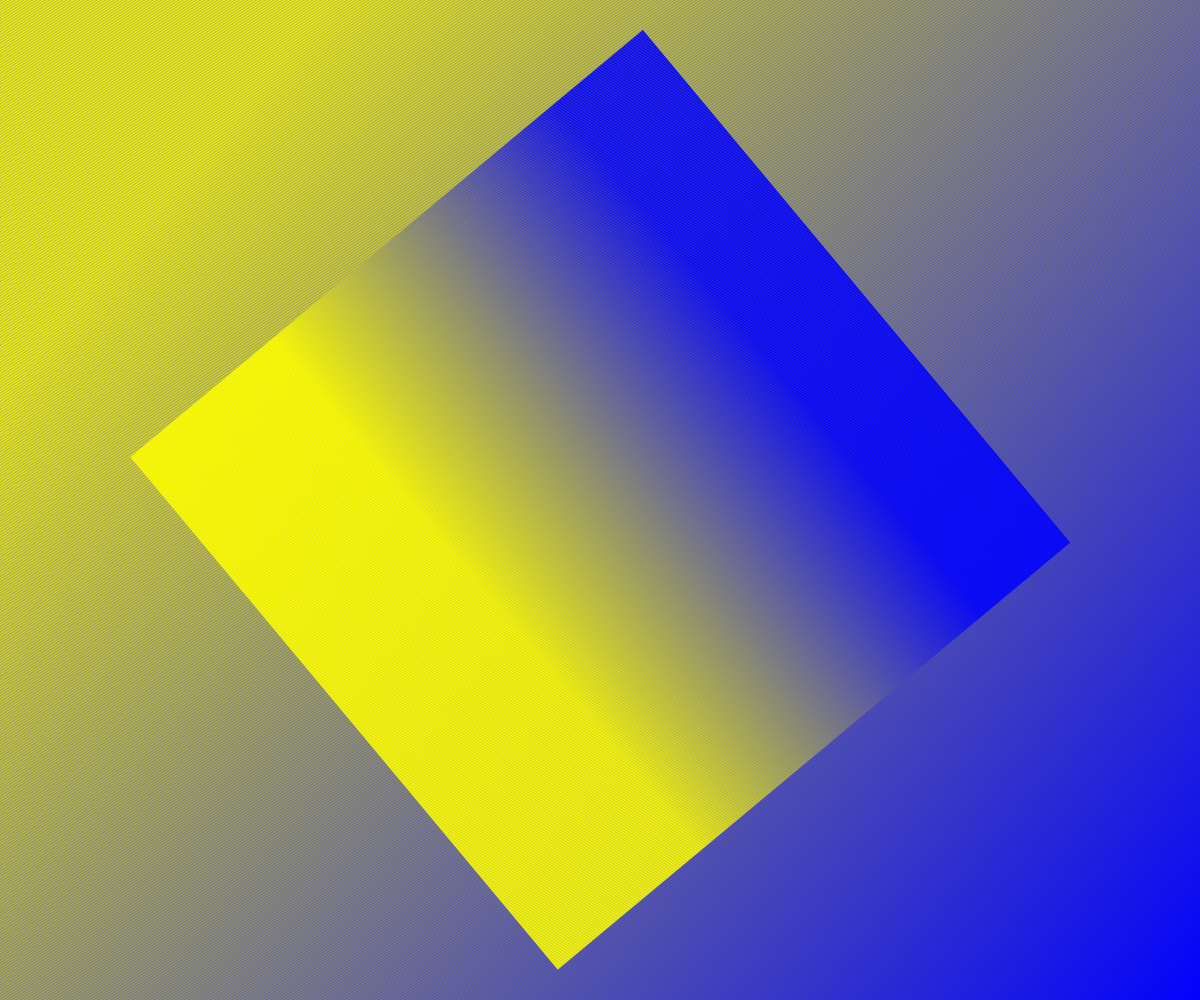
Frame 1 (no input)
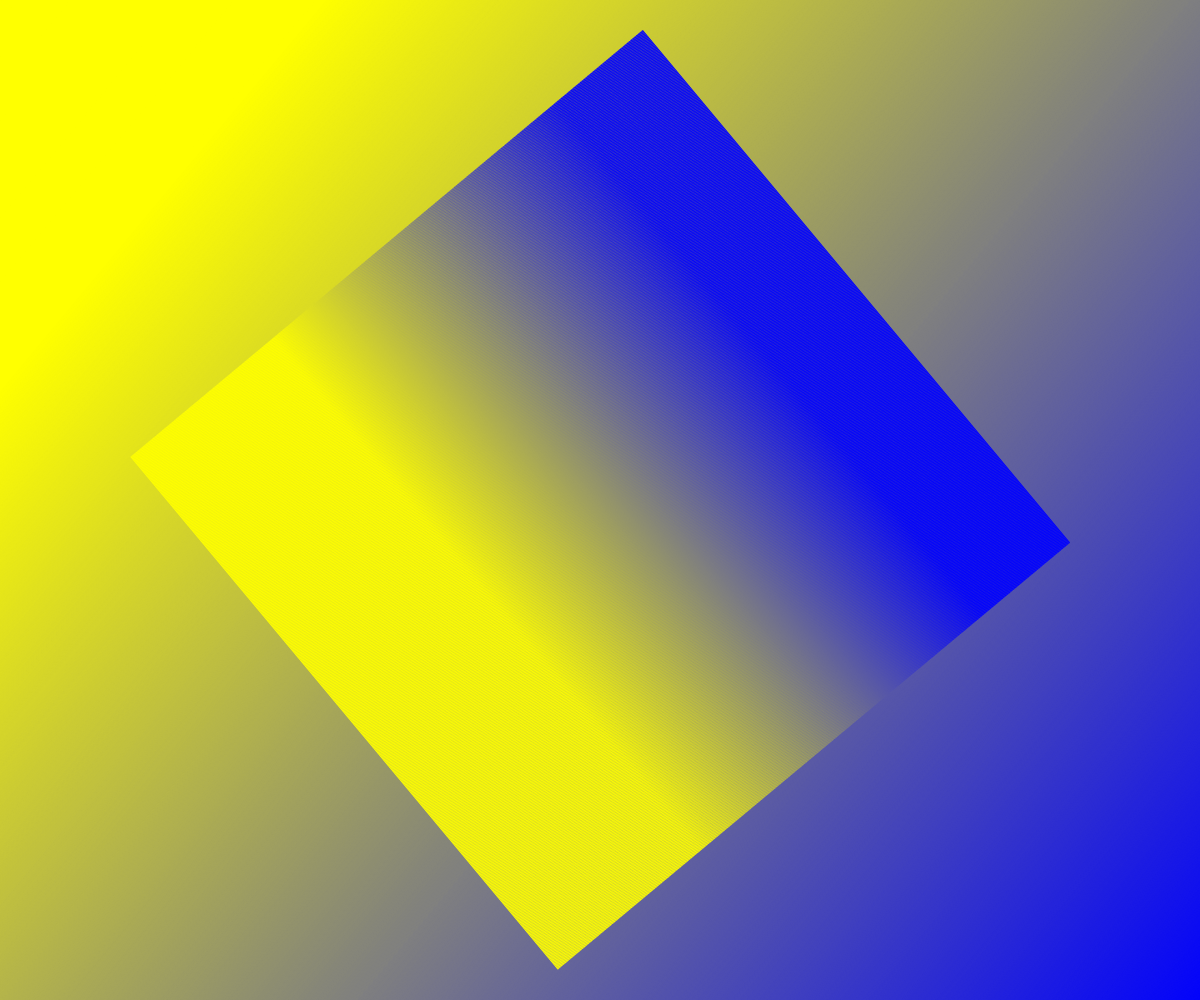
Frame 60 (no input)
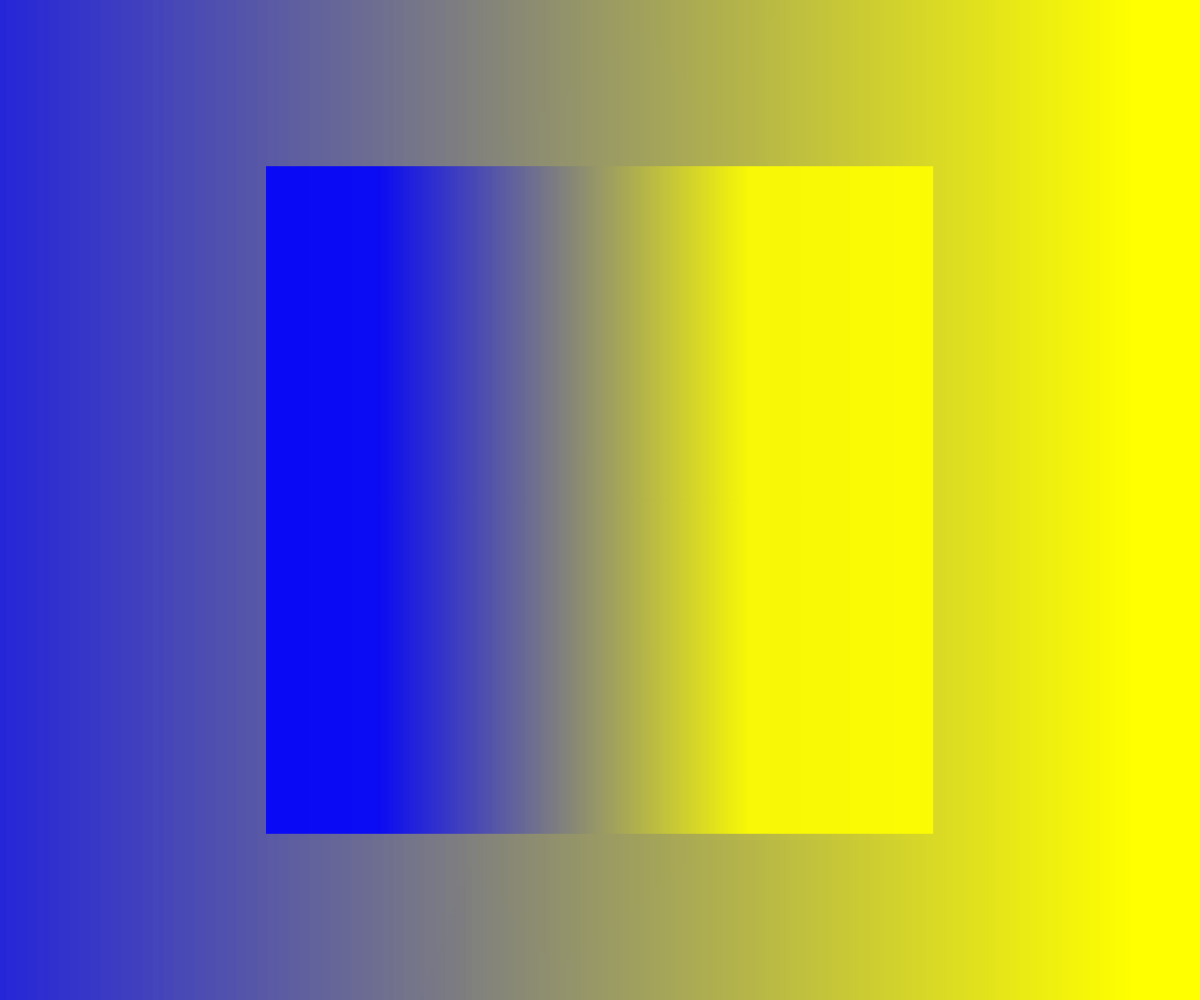
Frame 120 (the mouse pressed at the canvas centre since frame 60)

The p5.js sketch that drew these frames (run headless with seeded random() and noise() and a simulated clock; from frame 60 on, the mouse is pressed at the canvas centre):

// p5.js sketch
// ── sketch.js
var c1, c2;

function setup() {
    createCanvas(windowWidth, windowHeight);
    c1 = color(255, 255, 0);
    c2 = color(0, 0, 255);
    rand = random(0, 1)
    if (rand < 0.5) {
        background(c1)
    } else {
        background(c2)
    }
}

function draw() {
    angleMode(DEGREES);
    var a = atan2(mouseY - windowHeight / 2, mouseX - windowWidth / 2);
    translate(windowWidth / 2, windowHeight / 2);
    push();
    rotate(a);
    setGradient(0 - windowWidth, 0 - windowHeight, 2 * windowWidth, 2 * windowHeight, c2, c1);
    pop();
    push();
    rotate(-a);
    setGradient(0 - windowHeight / 3, 0 - windowHeight / 3, windowHeight / 1.5, windowHeight / 1.5, c2, c1);
    pop();
}

// This function draws a lineal gradient in a rectangle
function setGradient(x, y, w, h, c1, c2) {
    noFill();
    for (var i = x; i <= x + w; i++) {
        var inter = map(1.5 * i, x, (x + w) / 1.5, 0, 1);
        var c = lerpColor(c1, c2, inter);
        stroke(c);
        line(i, y, i, y + h);
    }
}
